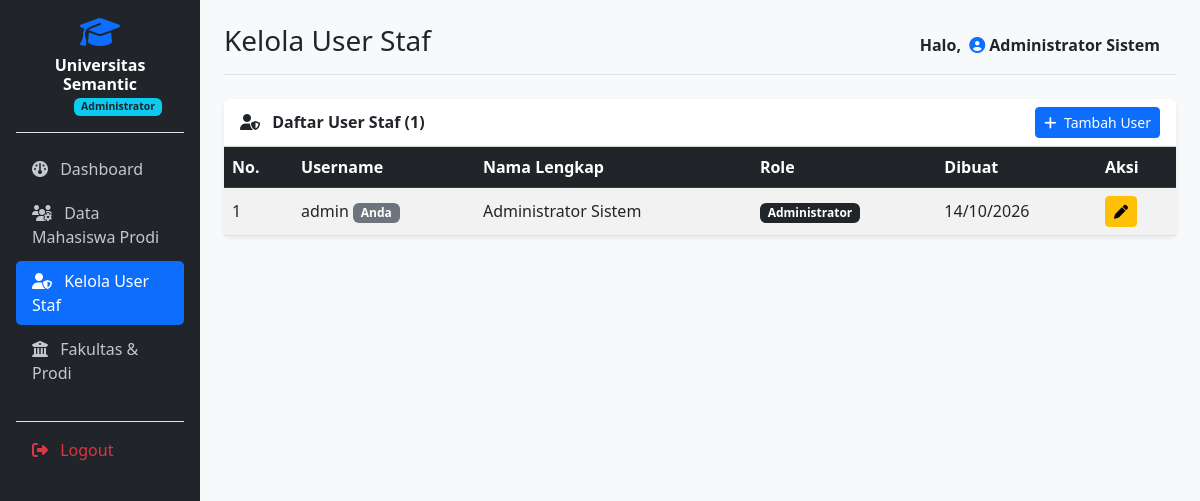
/users.php (signed in), run on the app's committed database.
### tables this page shows
CREATE TABLE `users` (
  `id_user` int(11) NOT NULL,
  `username` varchar(50) NOT NULL,
  `password` varchar(255) NOT NULL,
  `nama_lengkap` varchar(100) NOT NULL,
  `id_role` int(11) NOT NULL,
  `created_at` timestamp NULL DEFAULT current_timestamp()
);

CREATE TABLE `roles` (
  `id_role` int(11) NOT NULL,
  `nama_role` varchar(50) NOT NULL
);

### auth.php (called while the page is built, shortened)
<?php
require_once 'koneksi.php';
function e($v) {
    return htmlspecialchars((string)$v, ENT_QUOTES, 'UTF-8');
}
function q($sql, $types = '', ...$params) {
    global $koneksi;
    $st = mysqli_prepare($koneksi, $sql);
    mysqli_stmt_execute($st);
    return $st;
}
function ambil_semua($sql, $types = '', ...$params) {
    $res = mysqli_stmt_get_result(q($sql, $types, ...$params));
    $rows = [];
    while ($r = mysqli_fetch_assoc($res)) {
        $rows[] = $r;
    }
    return $rows;
}

### users.php (the view, shortened to what this page needs)
<?php
require_once 'auth.php';
$id_saya    = (int)(isset($_SESSION['id_user']) ? $_SESSION['id_user'] : 0);
$roles      = ambil_semua("SELECT id_role, nama_role FROM roles ORDER BY id_role");
$aksi  = isset($_GET['aksi']) ? $_GET['aksi'] : 'list';
$error = '';
$data  = ['id_user' => '', 'username' => '', 'nama_lengkap' => '', 'id_role' => ''];
require 'header.php';
?>
<?php if ($aksi === 'tambah' || $aksi === 'ubah'): ?>
    <?php $edit_diri = ($aksi === 'ubah' && (int)$data['id_user'] === $id_saya); ?>
    <div class="card shadow-sm border-0">
        <div class="card-header bg-primary text-white fw-bold">
            <i class="fa-solid fa-user-gear me-2"></i> <?= $aksi === 'tambah' ? 'Tambah User Staf' : 'Ubah User Staf'; ?>
        </div>
        <div class="card-body">
            <?php if ($error): ?>
                <div class="alert alert-danger"><?= e($error); ?></div>
            <?php endif; ?>
            <form method="POST" action="users.php?aksi=<?= e($aksi); ?>">
                <?= csrf_field(); ?>
                <input type="hidden" name="do" value="<?= e($aksi); ?>">
                <input type="hidden" name="id_user" value="<?= e($data['id_user']); ?>">
                <div class="row g-3">
                    <div class="col-md-6">
                        <label class="form-label fw-semibold">Username</label>
                        <input type="text" name="username" class="form-control" maxlength="50" value="<?= e($data['username']); ?>" required>
                    </div>
                    <div class="col-md-6">
                        <label class="form-label fw-semibold">Nama Lengkap</label>
                        <input type="text" name="nama_lengkap" class="form-control" maxlength="100" value="<?= e($data['nama_lengkap']); ?>" required>
                    </div>
                    <div class="col-md-6">
                        <label class="form-label fw-semibold">Role</label>
                        <select name="id_role" class="form-select" <?= $edit_diri ? 'disabled' : 'required'; ?>>
                            <option value="">-- Pilih Role --</option>
                            <?php foreach ($roles as $r): ?>
                                <option value="<?= (int)$r['id_role']; ?>" <?= (string)$data['id_role'] === (string)$r['id_role'] ? 'selected' : ''; ?>>
                                    <?= e($r['nama_role']); ?>
                                </option>
                            <?php endforeach; ?>
                        </select>
                        <?php if ($edit_diri): ?>
                            <div class="form-text">Role akun yang sedang Anda pakai tidak bisa diubah.</div>
                        <?php endif; ?>
                    </div>
                    <div class="col-md-6">
                        <label class="form-label fw-semibold">
                            Password <?= $aksi === 'ubah' ? '<small class="text-muted fw-normal">(kosongkan jika tidak diubah)</small>' : ''; ?>
                        </label>
                        <input type="password" name="password" class="form-control" autocomplete="new-password" <?= $aksi === 'tambah' ? 'required' : ''; ?>>
                    </div>
                </div>
                <div class="mt-4">
                    <button type="submit" class="btn btn-primary"><i class="fa-solid fa-floppy-disk me-1"></i> Simpan</button>
                    <a href="users.php" class="btn btn-outline-secondary">Batal</a>
                </div>
            </form>
        </div>
    </div>
<?php else: ?>
    <?php
    $rows = ambil_semua(
        "SELECT u.id_user, u.username, u.nama_lengkap, u.created_at, r.nama_role
         FROM users u
         JOIN roles r ON u.id_role = r.id_role
         ORDER BY r.id_role, u.username"
    );
    ?>
    <div class="card shadow-sm border-0">
        <div class="card-header bg-white d-flex justify-content-between align-items-center">
            <span class="fw-bold"><i class="fa-solid fa-user-shield me-2"></i> Daftar User Staf (<?= count($rows); ?>)</span>
            <a href="users.php?aksi=tambah" class="btn btn-sm btn-primary"><i class="fa-solid fa-plus me-1"></i> Tambah User</a>
        </div>
        <div class="card-body p-0">
            <div class="table-responsive">
                <table class="table table-striped table-hover mb-0 align-middle">
                    <thead class="table-dark">
                        <tr>
                            <th>No.</th>
                            <th>Username</th>
                            <th>Nama Lengkap</th>
                            <th>Role</th>
                            <th>Dibuat</th>
                            <th>Aksi</th>
                        </tr>
                    </thead>
                    <tbody>
                        <?php $no = 1; foreach ($rows as $r): ?>
                            <tr>
                                <td><?= $no++; ?></td>
                                <td><?= e($r['username']); ?><?= (int)$r['id_user'] === $id_saya ? ' <span class="badge bg-secondary">Anda</span>' : ''; ?></td>
                                <td><?= e($r['nama_lengkap']); ?></td>
                                <td><span class="badge <?= $r['nama_role'] === 'Administrator' ? 'bg-dark' : 'bg-success'; ?>"><?= e($r['nama_role']); ?></span></td>
                                <td><?= $r['created_at'] ? date('d/m/Y', strtotime($r['created_at'])) : '-'; ?></td>
                                <td class="text-nowrap">
                                    <a href="users.php?aksi=ubah&amp;id=<?= (int)$r['id_user']; ?>" class="btn btn-sm btn-warning" title="Ubah">
                                        <i class="fa-solid fa-pen"></i>
                                    </a>
                                </td>
                            </tr>
                        <?php endforeach; ?>
                    </tbody>
                </table>
            </div>
        </div>
    </div>
<?php endif; ?>
<?php require 'footer.php'; ?>

### data on the page
users: username "admin", shows "Anda", nama_lengkap "Administrator Sistem", id_role.nama_role "Administrator", created_at "14/10/2026"

### other printed values
$role "Administrator"
$judul "Kelola User Staf"
$nama "Administrator Sistem"
count($rows) "1"
